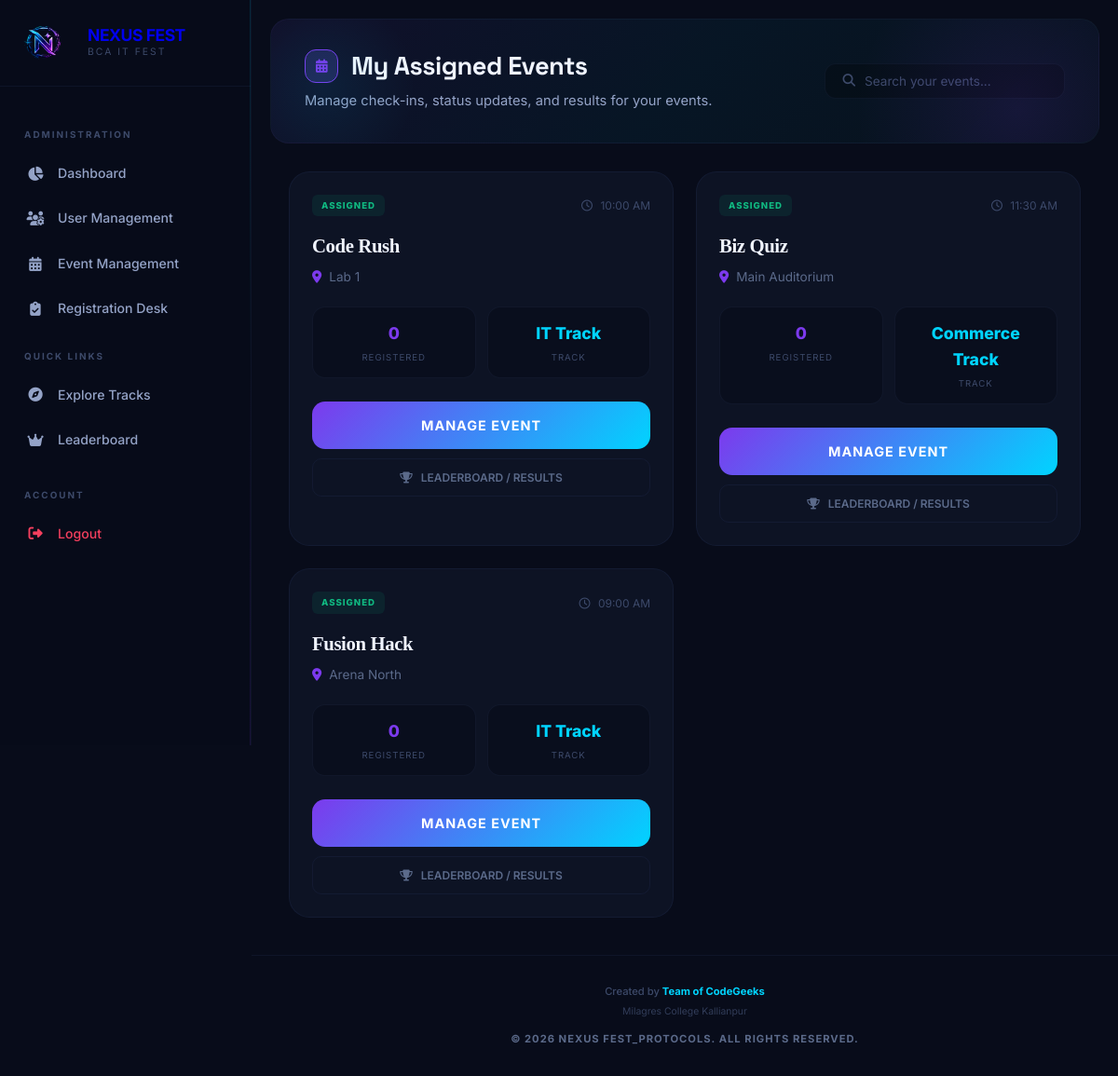
Screenshot of /coordinator.php (signed in) with the database file from the repository.
### tables this page shows
CREATE TABLE IF NOT EXISTS `events` (
  `id` int(11) NOT NULL AUTO_INCREMENT,
  `name` varchar(255) NOT NULL,
  `category` varchar(50) NOT NULL,
  `eligibility_stream` varchar(50) DEFAULT 'ALL',
  `description` text,
  `rules` text,
  `date` date DEFAULT NULL,
  `time` time DEFAULT NULL,
  `venue` varchar(255) DEFAULT NULL,
  `coordinator_name` varchar(255) DEFAULT NULL,
  `coordinator_phone` varchar(20) DEFAULT NULL,
  `coordinator_id` varchar(20) DEFAULT NULL,
  `max_participants` int(11) DEFAULT '0',
  `current_participants` int(11) DEFAULT '0',
  `image` varchar(255) DEFAULT NULL,
  `is_team_event` tinyint(1) DEFAULT '0',
  `min_team_size` int(11) DEFAULT '2',
  `max_team_size` int(11) DEFAULT '4',
  `status` enum('active','full','completed') DEFAULT 'active',
  `created_at` timestamp NOT NULL DEFAULT CURRENT_TIMESTAMP,
  PRIMARY KEY (`id`)
);

### coordinator.php (the view, shortened to what this page needs)
<?php
include 'includes/header.php';
$c_id = $_SESSION['user']['user_id'];
if ($_SESSION['user']['role'] === 'admin') {
    $stmt = $pdo->prepare("SELECT * FROM events ORDER BY date, time");
    $stmt->execute();
} else {
    $stmt = $pdo->prepare("SELECT * FROM events WHERE FIND_IN_SET(?, coordinator_id) ORDER BY date, time");
    $stmt->execute([$c_id]);
}
$assignedEvents = $stmt->fetchAll();
$active_event_id = $_GET['manage_event'] ?? null;
?>
<?php if (empty($active_event_id)): ?>
    <div style="padding: 20px;">
<?php else: ?>
    <div style="padding: 15px;">
<?php endif; ?>
    <div class="dashboard-header">
        <div class="header-content">
            <h1>
                <span class="brand-icon"
                    style="background: rgba(99, 102, 241, 0.2); border: 1px solid var(--primary); color: var(--primary); width: 36px; height: 36px; font-size: 0.9rem;">
                    <i class="fa-solid fa-calendar-days"></i>
                </span>
                My Assigned Events
            </h1>
            <p>Manage check-ins, status updates, and results for your events.</p>
        </div>
        <div class="search-box">
            <i class="fa-solid fa-magnifying-glass"></i>
            <input type="text" placeholder="Search your events..." id="eventSearch">
        </div>
    </div>
</div>
<?php if (!$active_event_id): ?>
    <div class="events-grid-dash">
        <?php foreach ($assignedEvents as $ev): ?>
            <?php
            $pst = $pdo->prepare("SELECT COUNT(*) FROM registrations WHERE event_id = ?");
            $pst->execute([$ev['id']]);
            $pCount = $pst->fetchColumn();
            ?>
            <div class="event-card-dash">
                <div style="display: flex; justify-content: space-between; align-items: center; margin-bottom: 20px;">
                    <span class="status-tag"
                        style="background: rgba(16, 185, 129, 0.1); color: var(--success); padding: 4px 10px; border-radius: 6px; font-size: 0.6rem; font-weight: 800; text-transform: uppercase;">
                        ASSIGNED
                    </span>
                    <span style="font-size: 0.75rem; color: var(--text-dim);">
                        <i class="fa-regular fa-clock" style="margin-right: 5px;"></i>
                        <?= date('h:i A', strtotime($ev['time'])) ?>
                    </span>
                </div>
                <h3 style="font-family: 'Outfit'; font-size: 1.3rem; margin-bottom: 10px;"><?= htmlspecialchars($ev['name']) ?>
                </h3>
                <div
                    style="font-size: 0.85rem; color: var(--text-muted); margin-bottom: 20px; display: flex; align-items: center; gap: 8px;">
                    <i class="fa-solid fa-location-dot" style="color: var(--primary);"></i>
                    <?= $ev['venue'] ?: 'Venue TBD' ?>
                </div>
                <div style="display: flex; gap: 12px; margin-bottom: 25px;">
                    <div class="stat-box-dash">
                        <span style="font-size: 1.1rem; font-weight: 800; color: var(--primary);"><?= $pCount ?></span>
                        <span
                            style="font-size: 0.6rem; color: var(--text-dim); text-transform: uppercase; letter-spacing: 1px;">Registered</span>
                    </div>
                    <div class="stat-box-dash">
                        <span
                            style="font-size: 1.1rem; font-weight: 800; color: var(--secondary);"><?= $ev['category'] ?></span>
                        <span
                            style="font-size: 0.6rem; color: var(--text-dim); text-transform: uppercase; letter-spacing: 1px;">Track</span>
                    </div>
                </div>
                <a href="coordinator.php?manage_event=<?= $ev['id'] ?>" class="btn-start-dash"
                    style="text-decoration: none; display: block; text-align: center; margin-bottom: 10px;">
                    MANAGE EVENT
                </a>
                <a href="coordinator.php?manage_event=<?= $ev['id'] ?>&view=results"
                    style="text-decoration: none; display: block; text-align: center; color: var(--text-muted); font-size: 0.75rem; font-weight: 600; padding: 10px; border-radius: 10px; border: 1px solid var(--border); transition: 0.3s;"
                    onmouseover="this.style.borderColor='var(--secondary)'; this.style.color='var(--text-main)'"
                    onmouseout="this.style.borderColor='var(--border)'; this.style.color='var(--text-muted)'">
                    <i class="fa-solid fa-trophy" style="margin-right: 6px;"></i> LEADERBOARD / RESULTS
                </a>
            </div>
        <?php endforeach; ?>
    </div>
<?php endif; ?>
<?php include 'includes/footer.php'; ?>

### rows the page displays
events: time "10:00 AM", name "Code Rush", venue "Lab 1", pCount "0", category "IT Track"
events: time "11:30 AM", name "Biz Quiz", venue "Main Auditorium", pCount "0", category "Commerce Track"
events: time "09:00 AM", name "Fusion Hack", venue "Arena North", pCount "0", category "IT Track"
